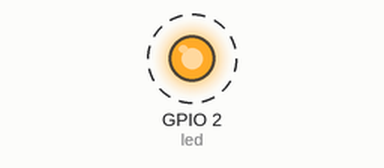
Recording of a program running on a simulated ESP32 board running MicroPython. On the bench: output pins drawn as LEDs (lit = HIGH). Dashed ring = blinking. What the program prints to the serial console is not drawn. At 1.0 s the program stops and its outputs stay as they are.

Above: at 0.05 s.
Timing chart, 0 to 2.5 s (numbered marks = the images above):
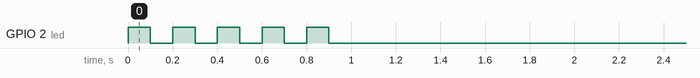

The program:

main.py
```python
import machine
from machine import Pin
import esp
import esp32
from time import sleep, sleep_ms

led = Pin(2, Pin.OUT)
led.off()

print('Welcome to NodeMCU')


for idx in range(5):
    led.on()
    sleep_ms(100)
    led.off()
    sleep_ms(100)
```

Measured:
- by itself, GPIO 2 (led): alternates HIGH for 0.10 s and LOW for 0.10 s, 10 changes in all, then stays LOW
